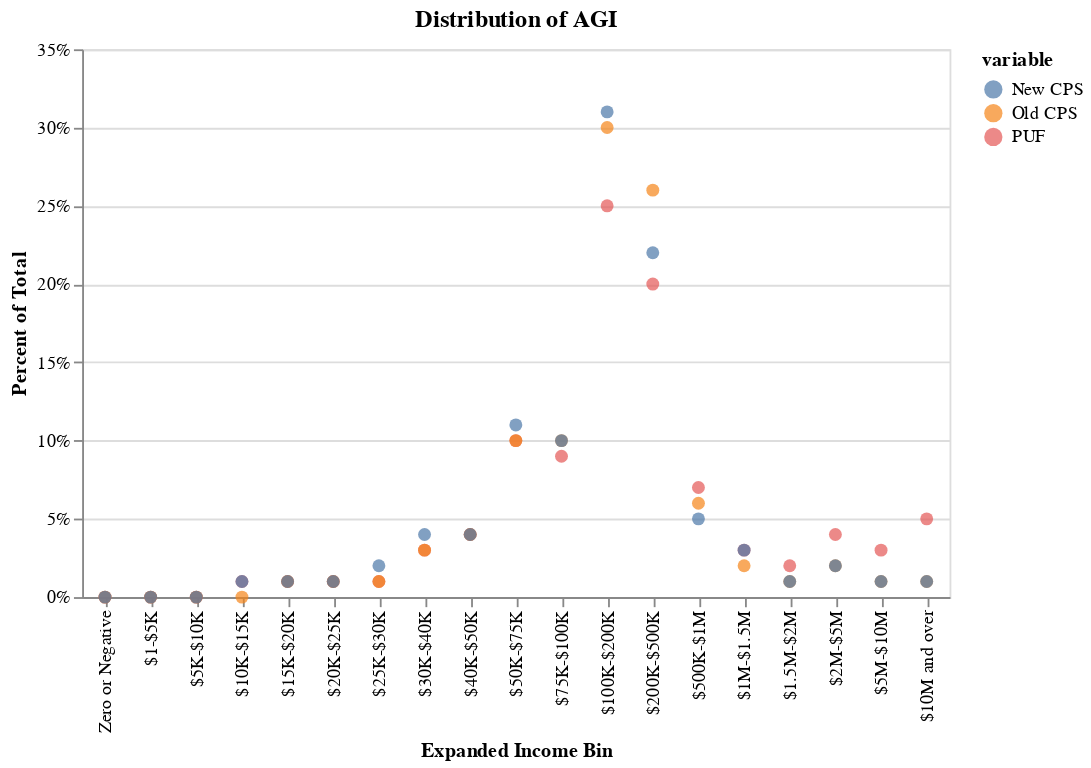

Here is the notebook cell this chart was saved with:
### Code cell
agi_dist = distplot('c00100', 'expanded_income')
agi_dist.title = "Distribution of AGI"
agi_dist

### Figure 1 — Vega-Lite specification as saved in the notebook (floating-point values rounded to 4 significant figures)
{"config": {"view": {"continuousWidth": 400, "continuousHeight": 300}}, "data": {"name": "data-9993dc3d95005f91e910b3a991831ead"}, "mark": {"type": "circle", "size": 50}, "encoding": {"color": {"type": "nominal", "field": "variable"}, "x": {"type": "ordinal", "axis": {"title": "Expanded Income Bin"}, "field": "index", "sort": ["Zero or Negative", "$1-$5K", "$5K-$10K", "$10K-$15K", "$15K-$20K", "$20K-$25K", "$25K-$30K", "$30K-$40K", "$40K-$50K", "$50K-$75K", "$75K-$100K", "$100K-$200K", "$200K-$500K", "$500K-$1M", "$1M-$1.5M", "$1.5M-$2M", "$2M-$5M", "$5M-$10M", "$10M and over"]}, "y": {"type": "quantitative", "axis": {"format": "%", "title": "Percent of Total"}, "field": "value"}}, "title": "Distribution of AGI", "width": 475, "$schema": "https://vega.github.io/schema/vega-lite/v4.0.0.json", "datasets": {"data-9993dc3d95005f91e910b3a991831ead": [{"index": "Zero or Negative", "variable": "PUF", "value": -0.0}, {"index": "$1-$5K", "variable": "PUF", "value": -0.0}, {"index": "$5K-$10K", "variable": "PUF", "value": 0.0}, {"index": "$10K-$15K", "variable": "PUF", "value": 0.01}, {"index": "$15K-$20K", "variable": "PUF", "value": 0.01}, {"index": "$20K-$25K", "variable": "PUF", "value": 0.01}, {"index": "$25K-$30K", "variable": "PUF", "value": 0.01}, {"index": "$30K-$40K", "variable": "PUF", "value": 0.03}, {"index": "$40K-$50K", "variable": "PUF", "value": 0.04}, {"index": "$50K-$75K", "variable": "PUF", "value": 0.1}, {"index": "$75K-$100K", "variable": "PUF", "value": 0.09}, {"index": "$100K-$200K", "variable": "PUF", "value": 0.25}, {"index": "$200K-$500K", "variable": "PUF", "value": 0.2}, {"index": "$500K-$1M", "variable": "PUF", "value": 0.07}, {"index": "$1M-$1.5M", "variable": "PUF", "value": 0.03}, {"index": "$1.5M-$2M", "variable": "PUF", "value": 0.02}, {"index": "$2M-$5M", "variable": "PUF", "value": 0.04}, {"index": "$5M-$10M", "variable": "PUF", "value": 0.03}, {"index": "$10M and over", "variable": "PUF", "value": 0.05}, {"index": "Zero or Negative", "variable": "Old CPS", "value": -0.0}, {"index": "$1-$5K", "variable": "Old CPS", "value": -0.0}, {"index": "$5K-$10K", "variable": "Old CPS", "value": 0.0}, {"index": "$10K-$15K", "variable": "Old CPS", "value": 0.0}, {"index": "$15K-$20K", "variable": "Old CPS", "value": 0.01}, {"index": "$20K-$25K", "variable": "Old CPS", "value": 0.01}, {"index": "$25K-$30K", "variable": "Old CPS", "value": 0.01}, {"index": "$30K-$40K", "variable": "Old CPS", "value": 0.03}, {"index": "$40K-$50K", "variable": "Old CPS", "value": 0.04}, {"index": "$50K-$75K", "variable": "Old CPS", "value": 0.1}, {"index": "$75K-$100K", "variable": "Old CPS", "value": 0.1}, {"index": "$100K-$200K", "variable": "Old CPS", "value": 0.3}, {"index": "$200K-$500K", "variable": "Old CPS", "value": 0.26}, {"index": "$500K-$1M", "variable": "Old CPS", "value": 0.06}, {"index": "$1M-$1.5M", "variable": "Old CPS", "value": 0.02}, {"index": "$1.5M-$2M", "variable": "Old CPS", "value": 0.01}, {"index": "$2M-$5M", "variable": "Old CPS", "value": 0.02}, {"index": "$5M-$10M", "variable": "Old CPS", "value": 0.01}, {"index": "$10M and over", "variable": "Old CPS", "value": 0.01}, {"index": "Zero or Negative", "variable": "New CPS", "value": -0.0}, {"index": "$1-$5K", "variable": "New CPS", "value": -0.0}, {"index": "$5K-$10K", "variable": "New CPS", "value": 0.0}, {"index": "$10K-$15K", "variable": "New CPS", "value": 0.01}, {"index": "$15K-$20K", "variable": "New CPS", "value": 0.01}, {"index": "$20K-$25K", "variable": "New CPS", "value": 0.01}, {"index": "$25K-$30K", "variable": "New CPS", "value": 0.02}, {"index": "$30K-$40K", "variable": "New CPS", "value": 0.04}, {"index": "$40K-$50K", "variable": "New CPS", "value": 0.04}, {"index": "$50K-$75K", "variable": "New CPS", "value": 0.11}, {"index": "$75K-$100K", "variable": "New CPS", "value": 0.1}, {"index": "$100K-$200K", "variable": "New CPS", "value": 0.31}, {"index": "$200K-$500K", "variable": "New CPS", "value": 0.22}, {"index": "$500K-$1M", "variable": "New CPS", "value": 0.05}, {"index": "$1M-$1.5M", "variable": "New CPS", "value": 0.03}, {"index": "$1.5M-$2M", "variable": "New CPS", "value": 0.01}, {"index": "$2M-$5M", "variable": "New CPS", "value": 0.02}, {"index": "$5M-$10M", "variable": "New CPS", "value": 0.01}, {"index": "$10M and over", "variable": "New CPS", "value": 0.01}]}}
